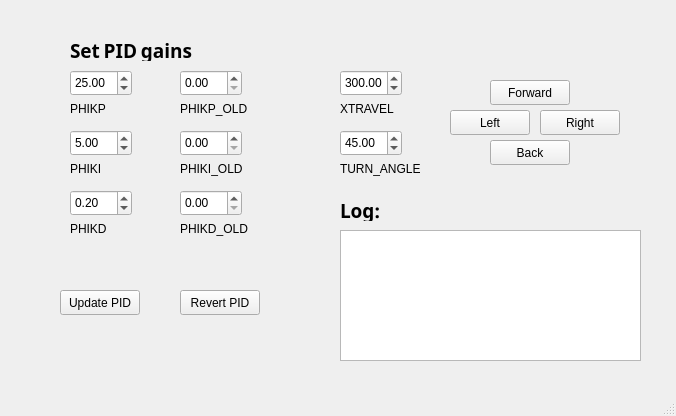
<?xml version="1.0" encoding="UTF-8"?>
<ui version="4.0">
 <class>MainWindow</class>
 <widget class="QMainWindow" name="MainWindow">
  <property name="geometry">
   <rect>
    <x>0</x>
    <y>0</y>
    <width>676</width>
    <height>416</height>
   </rect>
  </property>
  <property name="windowTitle">
   <string>Unicycle Controller</string>
  </property>
  <widget class="QWidget" name="centralwidget">
   <widget class="QLabel" name="PID_gains_QL">
    <property name="geometry">
     <rect>
      <x>70</x>
      <y>40</y>
      <width>171</width>
      <height>21</height>
     </rect>
    </property>
    <property name="font">
     <font>
      <family>Noto Sans Adlam</family>
      <pointsize>14</pointsize>
      <weight>75</weight>
      <bold>true</bold>
     </font>
    </property>
    <property name="text">
     <string>Set PID gains</string>
    </property>
   </widget>
   <widget class="QDoubleSpinBox" name="PHIKP_QDSB">
    <property name="geometry">
     <rect>
      <x>70</x>
      <y>70</y>
      <width>62</width>
      <height>26</height>
     </rect>
    </property>
    <property name="maximum">
     <double>1000.000000000000000</double>
    </property>
    <property name="value">
     <double>25.000000000000000</double>
    </property>
   </widget>
   <widget class="QLabel" name="PHIKP_QL">
    <property name="geometry">
     <rect>
      <x>70</x>
      <y>100</y>
      <width>61</width>
      <height>17</height>
     </rect>
    </property>
    <property name="text">
     <string>PHIKP</string>
    </property>
   </widget>
   <widget class="QDoubleSpinBox" name="PHIKP_OLD_QDSB">
    <property name="geometry">
     <rect>
      <x>180</x>
      <y>70</y>
      <width>62</width>
      <height>26</height>
     </rect>
    </property>
    <property name="maximum">
     <double>1000.000000000000000</double>
    </property>
   </widget>
   <widget class="QLabel" name="PHIKP_OLD_QL">
    <property name="geometry">
     <rect>
      <x>180</x>
      <y>100</y>
      <width>71</width>
      <height>17</height>
     </rect>
    </property>
    <property name="text">
     <string>PHIKP_OLD</string>
    </property>
   </widget>
   <widget class="QDoubleSpinBox" name="PHIKI_QDSB">
    <property name="geometry">
     <rect>
      <x>70</x>
      <y>130</y>
      <width>62</width>
      <height>26</height>
     </rect>
    </property>
    <property name="maximum">
     <double>1000.000000000000000</double>
    </property>
    <property name="value">
     <double>5.000000000000000</double>
    </property>
   </widget>
   <widget class="QLabel" name="PHIKI_OLD_QL">
    <property name="geometry">
     <rect>
      <x>180</x>
      <y>160</y>
      <width>71</width>
      <height>17</height>
     </rect>
    </property>
    <property name="text">
     <string>PHIKI_OLD</string>
    </property>
   </widget>
   <widget class="QDoubleSpinBox" name="PHIKI_OLD_QDSB">
    <property name="geometry">
     <rect>
      <x>180</x>
      <y>130</y>
      <width>62</width>
      <height>26</height>
     </rect>
    </property>
    <property name="maximum">
     <double>1000.000000000000000</double>
    </property>
   </widget>
   <widget class="QLabel" name="PHIKI_QL">
    <property name="geometry">
     <rect>
      <x>70</x>
      <y>160</y>
      <width>61</width>
      <height>17</height>
     </rect>
    </property>
    <property name="text">
     <string>PHIKI</string>
    </property>
   </widget>
   <widget class="QDoubleSpinBox" name="PHIKD_QDSB">
    <property name="geometry">
     <rect>
      <x>70</x>
      <y>190</y>
      <width>62</width>
      <height>26</height>
     </rect>
    </property>
    <property name="maximum">
     <double>1000.000000000000000</double>
    </property>
    <property name="value">
     <double>0.200000000000000</double>
    </property>
   </widget>
   <widget class="QLabel" name="PHIKD_OLD_QL">
    <property name="geometry">
     <rect>
      <x>180</x>
      <y>220</y>
      <width>71</width>
      <height>17</height>
     </rect>
    </property>
    <property name="text">
     <string>PHIKD_OLD</string>
    </property>
   </widget>
   <widget class="QDoubleSpinBox" name="PHIKD_OLD_QDSB">
    <property name="geometry">
     <rect>
      <x>180</x>
      <y>190</y>
      <width>62</width>
      <height>26</height>
     </rect>
    </property>
    <property name="maximum">
     <double>1000.000000000000000</double>
    </property>
   </widget>
   <widget class="QLabel" name="PHIKD_QL">
    <property name="geometry">
     <rect>
      <x>70</x>
      <y>220</y>
      <width>61</width>
      <height>17</height>
     </rect>
    </property>
    <property name="text">
     <string>PHIKD</string>
    </property>
   </widget>
   <widget class="QPushButton" name="Update_PID_QPB">
    <property name="geometry">
     <rect>
      <x>60</x>
      <y>290</y>
      <width>80</width>
      <height>25</height>
     </rect>
    </property>
    <property name="text">
     <string>Update PID</string>
    </property>
   </widget>
   <widget class="QPushButton" name="Revert_PID_QPB">
    <property name="geometry">
     <rect>
      <x>180</x>
      <y>290</y>
      <width>80</width>
      <height>25</height>
     </rect>
    </property>
    <property name="text">
     <string>Revert PID</string>
    </property>
   </widget>
   <widget class="QDoubleSpinBox" name="XTRAVEL_QDSB">
    <property name="geometry">
     <rect>
      <x>340</x>
      <y>70</y>
      <width>62</width>
      <height>26</height>
     </rect>
    </property>
    <property name="maximum">
     <double>1000.000000000000000</double>
    </property>
    <property name="value">
     <double>300.000000000000000</double>
    </property>
   </widget>
   <widget class="QLabel" name="XTRAVEL_QL">
    <property name="geometry">
     <rect>
      <x>340</x>
      <y>100</y>
      <width>71</width>
      <height>17</height>
     </rect>
    </property>
    <property name="text">
     <string>XTRAVEL</string>
    </property>
   </widget>
   <widget class="QDoubleSpinBox" name="TURN_ANGLE_QDSB">
    <property name="geometry">
     <rect>
      <x>340</x>
      <y>130</y>
      <width>62</width>
      <height>26</height>
     </rect>
    </property>
    <property name="maximum">
     <double>360.000000000000000</double>
    </property>
    <property name="value">
     <double>45.000000000000000</double>
    </property>
   </widget>
   <widget class="QLabel" name="TURN_ANGLE_QL">
    <property name="geometry">
     <rect>
      <x>340</x>
      <y>160</y>
      <width>91</width>
      <height>17</height>
     </rect>
    </property>
    <property name="text">
     <string>TURN_ANGLE</string>
    </property>
   </widget>
   <widget class="QPushButton" name="Forward_QPB">
    <property name="geometry">
     <rect>
      <x>490</x>
      <y>80</y>
      <width>80</width>
      <height>25</height>
     </rect>
    </property>
    <property name="text">
     <string>Forward</string>
    </property>
   </widget>
   <widget class="QPushButton" name="Right_QPB">
    <property name="geometry">
     <rect>
      <x>540</x>
      <y>110</y>
      <width>80</width>
      <height>25</height>
     </rect>
    </property>
    <property name="text">
     <string>Right</string>
    </property>
   </widget>
   <widget class="QPushButton" name="Left_QPB">
    <property name="geometry">
     <rect>
      <x>450</x>
      <y>110</y>
      <width>80</width>
      <height>25</height>
     </rect>
    </property>
    <property name="text">
     <string>Left</string>
    </property>
   </widget>
   <widget class="QPushButton" name="Back_QPB">
    <property name="geometry">
     <rect>
      <x>490</x>
      <y>140</y>
      <width>80</width>
      <height>25</height>
     </rect>
    </property>
    <property name="text">
     <string>Back</string>
    </property>
   </widget>
   <widget class="QLabel" name="Log_QL">
    <property name="geometry">
     <rect>
      <x>340</x>
      <y>200</y>
      <width>171</width>
      <height>21</height>
     </rect>
    </property>
    <property name="font">
     <font>
      <family>Noto Sans Adlam</family>
      <pointsize>14</pointsize>
      <weight>75</weight>
      <bold>true</bold>
     </font>
    </property>
    <property name="text">
     <string>Log:</string>
    </property>
   </widget>
   <widget class="QTextEdit" name="Log_QTE">
    <property name="geometry">
     <rect>
      <x>340</x>
      <y>230</y>
      <width>301</width>
      <height>131</height>
     </rect>
    </property>
   </widget>
  </widget>
  <widget class="QMenuBar" name="menubar">
   <property name="geometry">
    <rect>
     <x>0</x>
     <y>0</y>
     <width>676</width>
     <height>22</height>
    </rect>
   </property>
  </widget>
  <widget class="QStatusBar" name="statusbar"/>
 </widget>
 <resources/>
 <connections/>
</ui>
